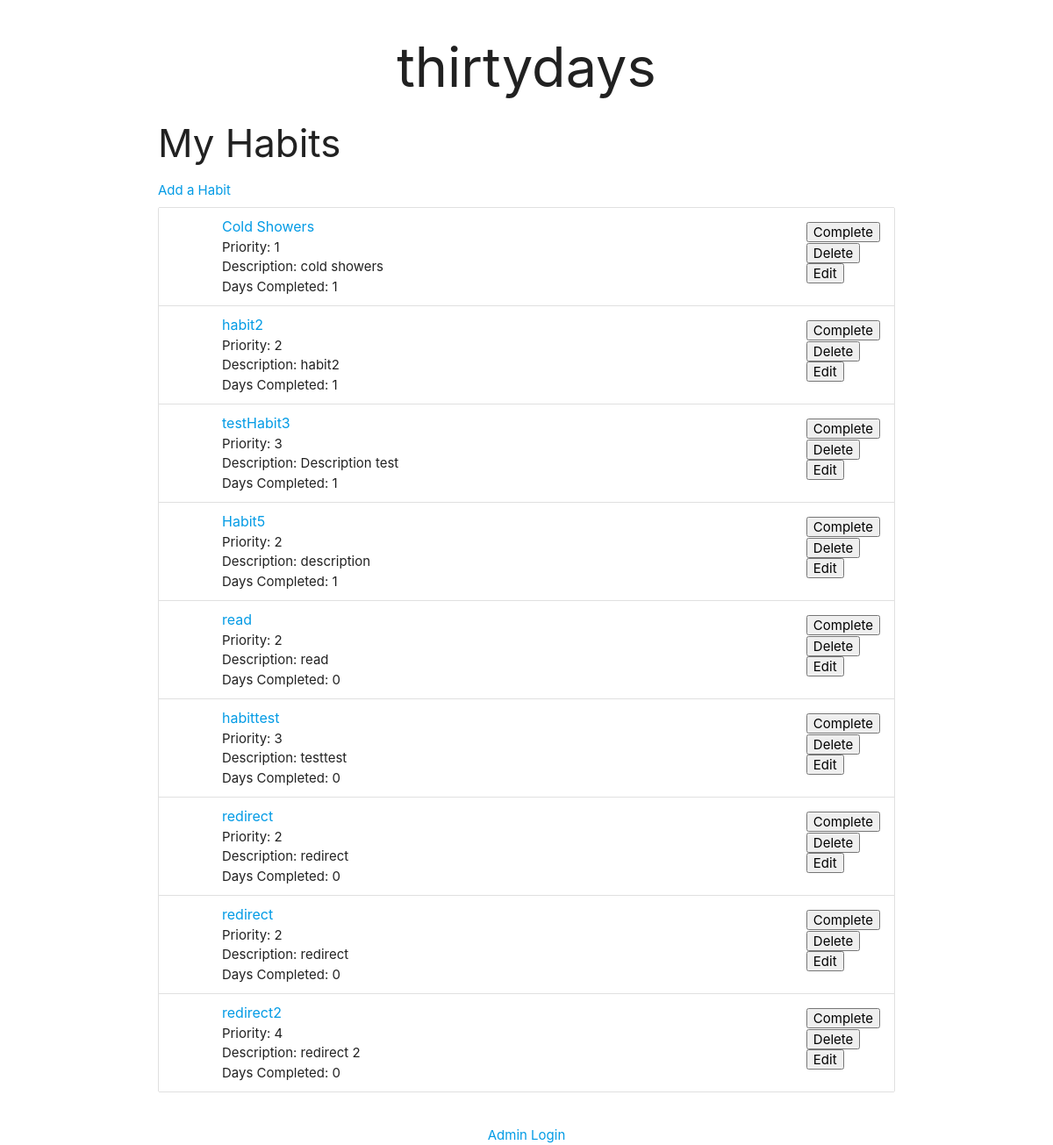
The page / on the database its author committed.
### task/models.py (models this page shows, shortened)
class Habit(models.Model):
    habit_name = models.CharField(max_length=200)
    start_date = models.DateField()
    day_counter = models.IntegerField(default = 0)
    habit_desc = models.TextField()
    habit_priority = models.IntegerField()
    completed = models.BooleanField(default = False)
    def active(self):
        current_date = self.start_date + datetime.timedelta(days = self.day_counter)
        midnight = datetime.datetime(current_date.year, current_date.month, current_date.day + 1, 0, 0, 0)
        now = datetime.datetime.now()
        if  now > midnight:
            print('update')
            if self.completed == False:
                self.day_counter = 0
                self.start_date = current_date
            else:
                self.day_counter += 1
                self.completed = False
        else:
            print('no update')
        self.save()

### task/views.py (the view, shortened to what this page needs)
# urls.py: path('', views.index, name = "Habits"),
def index(request):
    habit_list = Habit.objects.all()
    for habit in habit_list:
        habit.active()
    context = {'habit_list': habit_list}
    return render(request, 'task/index.html', context)

### task/templates/task/index.html (shortened to what this page needs)
{% extends 'task/layout.html' %}
{% block content %}
<h3> My Habits </h3>
<a href="/task/addform/">Add a Habit</a>
<ul class="collection">
  {% for habit in habit_list %}
      <li class="collection-item avatar">
        <span class="title"><a href="/task/{{habit.id}}">{{habit.habit_name}}</a></span>
        <p>Priority: {{habit.habit_priority}} <br>
          Description: {{habit.habit_desc}} <br>
          Days Completed: {{habit.day_counter }}
        </p>
        <form method = "post">
          <a class="secondary-content">
            <button type="submit" name="complete" value="{{habit.id}}">Complete</button> <br>
            <button type="submit" name="delete" value="{{habit.id}}">Delete</button> <br>
            <button type="submit" name="Edit" value="{{habit.id}}">Edit</button>
          </a>
        </form>
      </li>
  {% endfor %}
</ul>
{% endblock %}

### task/templates/task/layout.html (shortened to what this page needs)
<!DOCTYPE html>
<html lang="en">
<head>
  <link rel="stylesheet" href="https://cdnjs.cloudflare.com/ajax/libs/materialize/1.0.0/css/materialize.min.css">
  {% load static %}
</head>
<body>
  <header class="container center-align">
    <h1>thirtydays</h1>
  </header>
  <div class="container">
    {% block content %}
    {% endblock %}
    <br>
    <a style="display:block" class="center-align" href="/admin">Admin Login</a>
  </div>
</body>
</html>

### rows shown on the page
Habit: habit_name "Cold Showers", habit_priority "1", habit_desc "cold showers", day_counter "1", {{ habit.id }} 3 (drawn)
Habit: habit_name "habit2", habit_priority "2", habit_desc "habit2", day_counter "1", {{ habit.id }} 4 (drawn)
Habit: habit_name "testHabit3", habit_priority "3", habit_desc "Description test", day_counter "1", {{ habit.id }} 5 (drawn)
Habit: habit_name "Habit5", habit_priority "2", habit_desc "description", day_counter "1", {{ habit.id }} 6 (drawn)
Habit: habit_name "read", habit_priority "2", habit_desc "read", day_counter "0", {{ habit.id }} 7 (drawn)
Habit: habit_name "habittest", habit_priority "3", habit_desc "testtest", day_counter "0", {{ habit.id }} 8 (drawn)
Habit: habit_name "redirect", habit_priority "2", habit_desc "redirect", day_counter "0", {{ habit.id }} 9 (drawn)
Habit: habit_name "redirect", habit_priority "2", habit_desc "redirect", day_counter "0", {{ habit.id }} 10 (drawn)
Habit: habit_name "redirect2", habit_priority "4", habit_desc "redirect 2", day_counter "0", {{ habit.id }} 11 (drawn)
